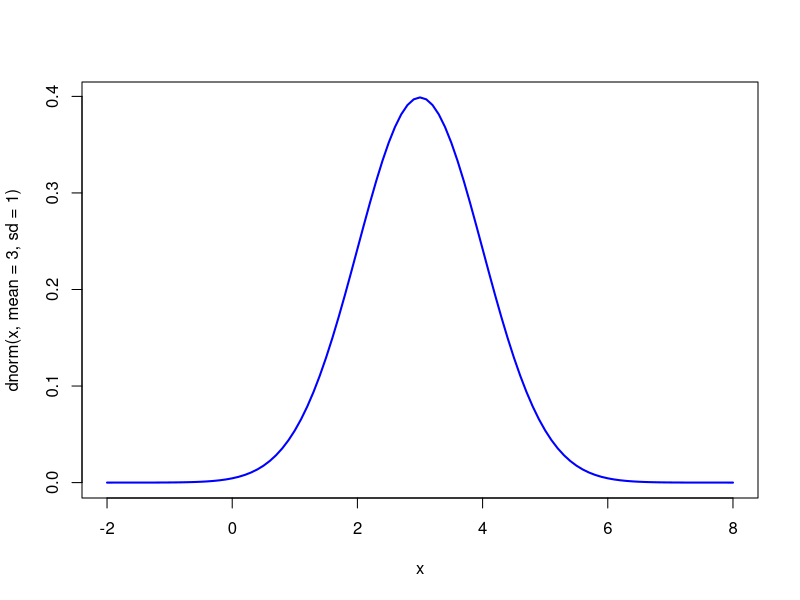
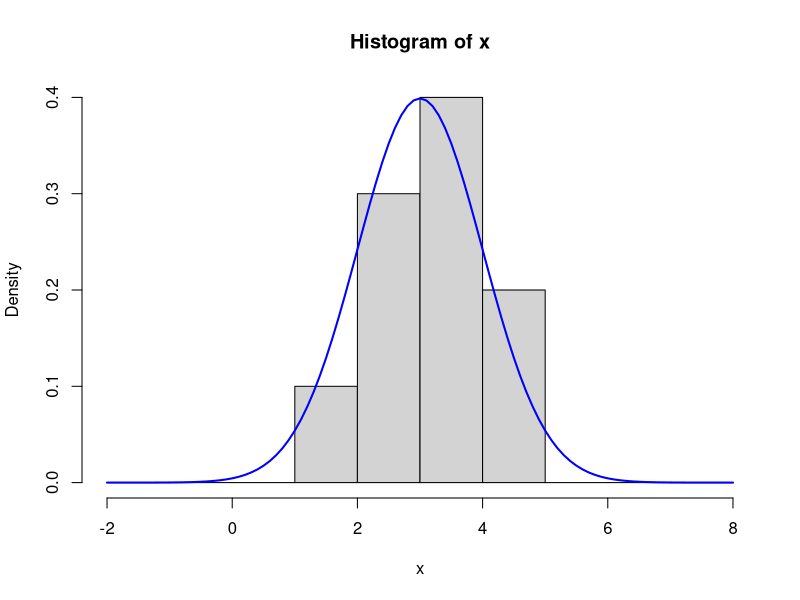
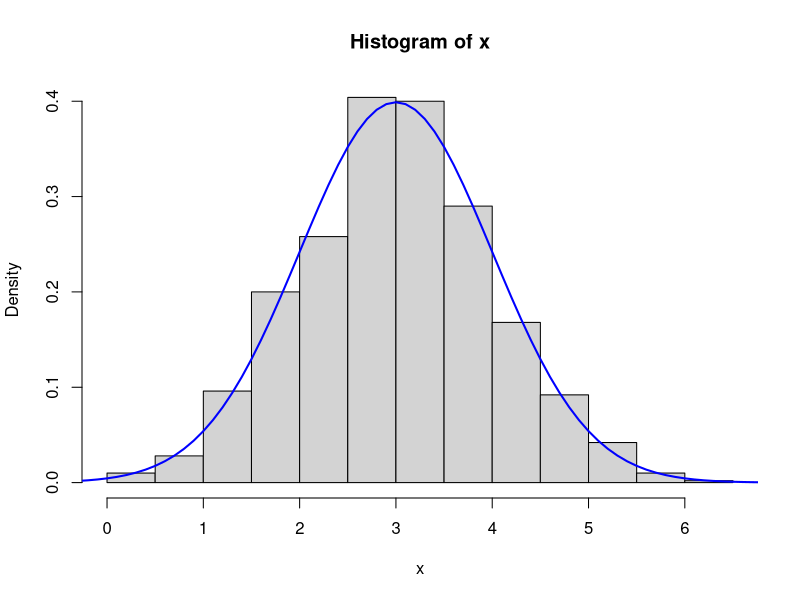
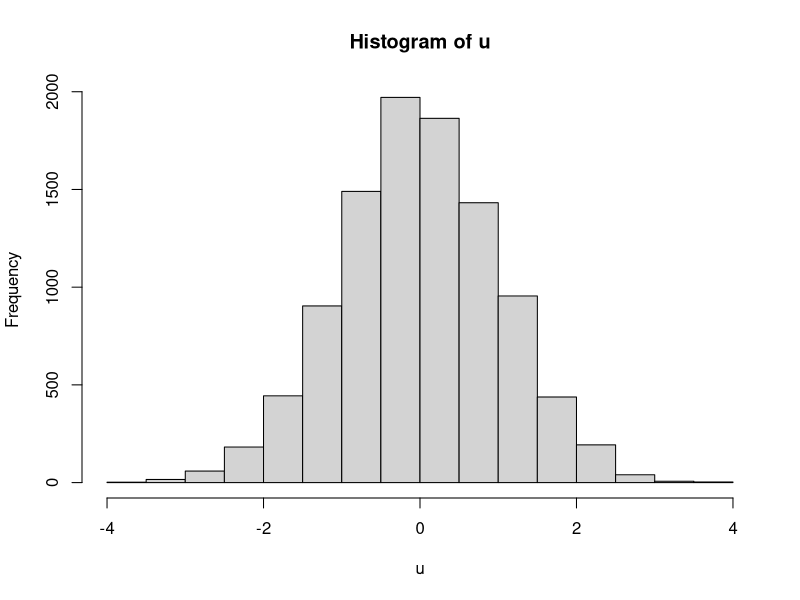
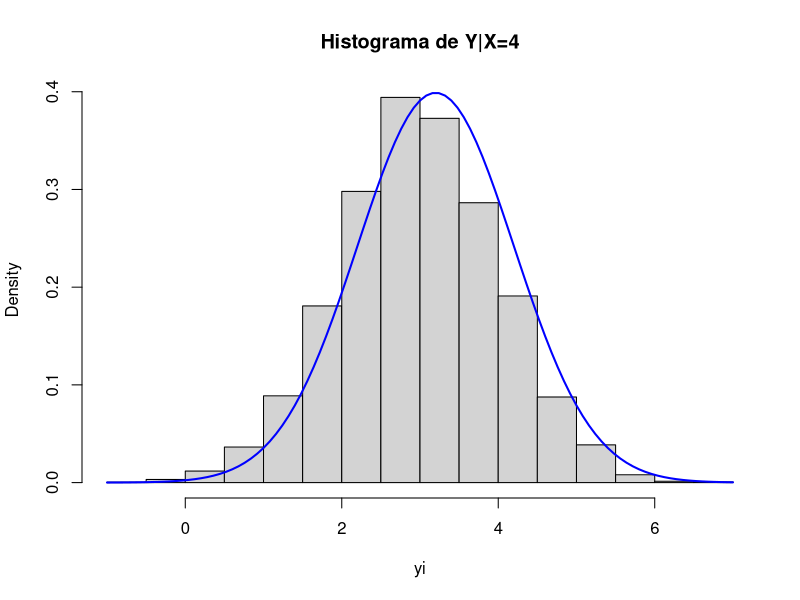
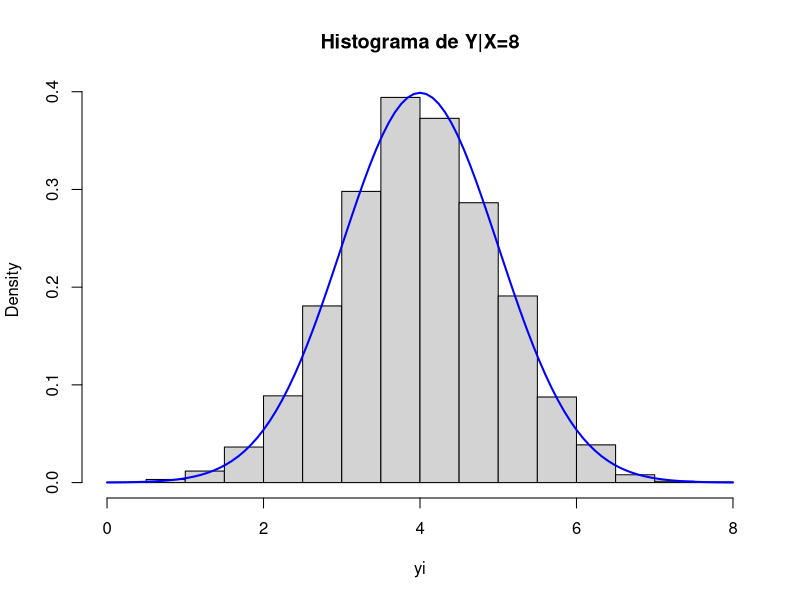
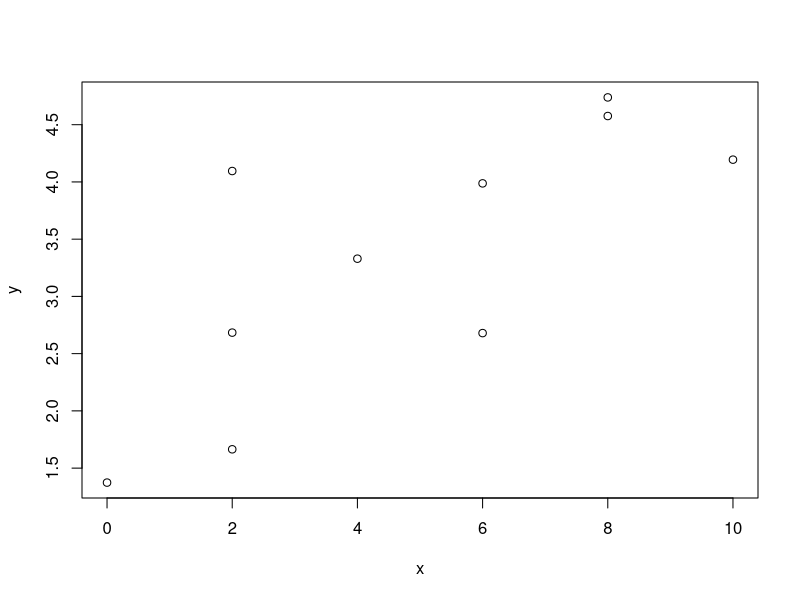
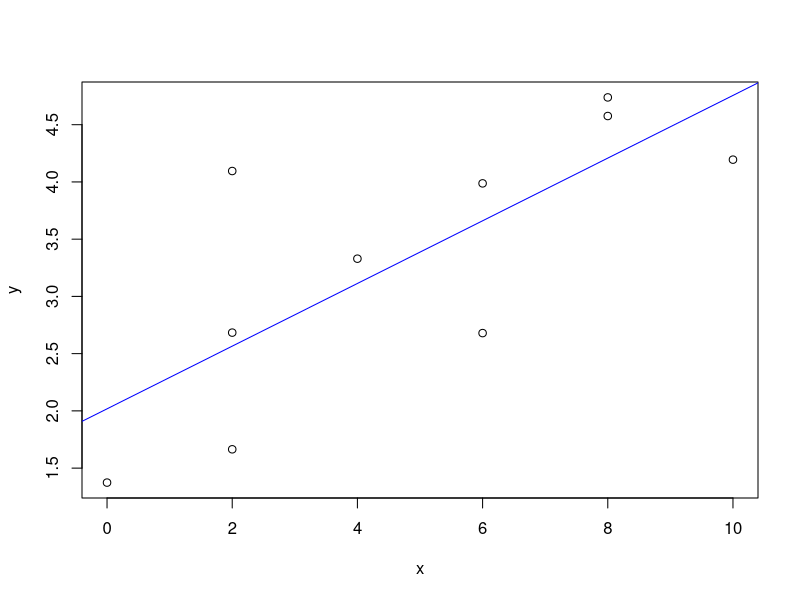

Write the R code that produced these figures, in order.
## ---- chunk 1
curve(dnorm(x, mean = 3, sd = 1), from = -2, to = 8, col = "blue", lwd = 2)
## ---- chunk 2
set.seed(123)
(x = round(rnorm(20, 3, 1),2) )
## ---- chunk 3
table(cut(x, breaks = -2:8))
## ---- chunk 4
hist(x, breaks = -2:8, freq = F)
curve(dnorm(x, mean = 3, sd = 1), col = "blue", lwd = 2, add = T)
## ---- chunk 5
set.seed(123)
x = round(rnorm(1000, 3, 1),2)
hist(x, freq = F)
curve(dnorm(x, mean = 3, sd = 1), from = -2, to = 8, col = "blue", lwd = 2, add = T)
## ---- chunk 6
set.seed(1)
u = rnorm(10000, 0, 1)
hist(u)
## ---- chunk 7
xi = 4
yi = 2 + 0.25*xi + u
## ---- chunk 8
hist(yi, freq = F, main = "Histograma de Y|X=4")
curve(dnorm(x,2 + 0.3*xi ,1), col = "blue", lwd = 2, add = T)
## ---- chunk 9
# aproximación de 2 + 0.25*4
mean(yi)
# aproximación de 1
var(yi)
## ---- chunk 10
xi = 8
yi = 2 + 0.25*xi + u
hist(yi, freq = F, main = "Histograma de Y|X=8")
curve(dnorm(x,2 + 0.25*xi ,1), col = "blue", lwd = 2, add = T)
## ---- chunk 11
# aproximación de 2 + 0.25*8
mean(yi)
# aproximación de 1
var(yi)
## ---- chunk 12
set.seed(1)
x = c(0,2,2,2,4,6,6,8,8,10) 
u = rnorm(length(x))
y = 2 + 0.25*x + u
plot(x,y)
## ---- chunk 13
m = lm(y ~ x)
coefficients(m)
## ---- chunk 14
plot(x,y)
abline(m, col = "blue")
## ---- chunk 15
set.seed(2)
u = rnorm(length(x))
y = 2 + 0.25*x + u
m = lm(y ~ x)
coefficients(m)
## ---- chunk 16
set.seed(1)
aa = rep(0,1000)
bb = rep(0,1000)
for (i in 1:1000){
  u = rnorm(length(x))
  y = 2 + 0.25*x + u
  m = lm(y ~ x)
  aa[i] = coef(m)[1]
  bb[i] = coef(m)[2]
}
## ---- chunk 17
hist(aa, freq = F)
## ---- chunk 18
hist(bb, freq = F)
## ---- chunk 19
X = cbind(rep(1,length(x)), x)
solve(t(X) %*% X)
## ---- chunk 20
hist(aa, freq = F)
curve(dnorm(x,2,sqrt(0.34)), add = T, col = "blue", lwd = 2)
## ---- chunk 21
hist(bb, freq = F)
curve(dnorm(x,0.25,sqrt(0.01)), add = T, col = "blue", lwd = 2)
